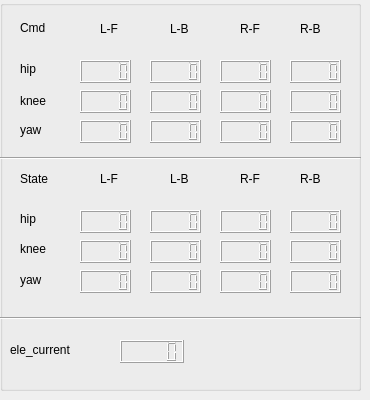
   <widget class="QWidget" name="tab_5">
    <attribute name="title">
     <string>Velocity</string>
    </attribute>
    <widget class="QGroupBox" name="groupBox_4">
     <property name="geometry">
      <rect>
       <x>0</x>
       <y>0</y>
       <width>361</width>
       <height>391</height>
      </rect>
     </property>
     <property name="title">
      <string/>
     </property>
     <widget class="QLabel" name="qlabel_lf_pos_3">
      <property name="geometry">
       <rect>
        <x>100</x>
        <y>20</y>
        <width>31</width>
        <height>17</height>
       </rect>
      </property>
      <property name="text">
       <string>L-F</string>
      </property>
     </widget>
     <widget class="QLabel" name="qlabel_lb_pos_3">
      <property name="geometry">
       <rect>
        <x>170</x>
        <y>20</y>
        <width>41</width>
        <height>17</height>
       </rect>
      </property>
      <property name="text">
       <string>L-B</string>
      </property>
     </widget>
     <widget class="QLabel" name="qlabel_rf_pos_3">
      <property name="geometry">
       <rect>
        <x>240</x>
        <y>20</y>
        <width>31</width>
        <height>17</height>
       </rect>
      </property>
      <property name="text">
       <string>R-F</string>
      </property>
     </widget>
     <widget class="QLabel" name="qlabel_rb_pos_3">
      <property name="geometry">
       <rect>
        <x>300</x>
        <y>20</y>
        <width>31</width>
        <height>17</height>
       </rect>
      </property>
      <property name="text">
       <string>R-B</string>
      </property>
     </widget>
     <widget class="QLabel" name="qlabel_lfh_pos_2">
      <property name="geometry">
       <rect>
        <x>20</x>
        <y>60</y>
        <width>31</width>
        <height>17</height>
       </rect>
      </property>
      <property name="text">
       <string>hip</string>
      </property>
     </widget>
     <widget class="QLabel" name="qlabel_rbh_pos_2">
      <property name="geometry">
       <rect>
        <x>20</x>
        <y>210</y>
        <width>31</width>
        <height>17</height>
       </rect>
      </property>
      <property name="text">
       <string>hip</string>
      </property>
     </widget>
     <widget class="QLabel" name="qlabel_lfk_pos_2">
      <property name="geometry">
       <rect>
        <x>20</x>
        <y>90</y>
        <width>41</width>
        <height>21</height>
       </rect>
      </property>
      <property name="text">
       <string>knee</string>
      </property>
     </widget>
     <widget class="QLabel" name="qlabel_rbk_pos_2">
      <property name="geometry">
       <rect>
        <x>20</x>
        <y>240</y>
        <width>41</width>
        <height>17</height>
       </rect>
      </property>
      <property name="text">
       <string>knee</string>
      </property>
     </widget>
     <widget class="QLabel" name="qlabel_motor_pos_2">
      <property name="geometry">
       <rect>
        <x>20</x>
        <y>20</y>
        <width>51</width>
        <height>16</height>
       </rect>
      </property>
      <property name="text">
       <string>Cmd</string>
      </property>
     </widget>
     <widget class="QLabel" name="qlabel_encorder_pos_2">
      <property name="geometry">
       <rect>
        <x>20</x>
        <y>170</y>
        <width>61</width>
        <height>17</height>
       </rect>
      </property>
      <property name="text">
       <string>State</string>
      </property>
     </widget>
     <widget class="QLCDNumber" name="lcdNumber_lfhm_pos_2">
      <property name="geometry">
       <rect>
        <x>80</x>
        <y>60</y>
        <width>51</width>
        <height>23</height>
       </rect>
      </property>
     </widget>
     <widget class="QLCDNumber" name="lcdNumber_lfkm_pos_2">
      <property name="geometry">
       <rect>
        <x>80</x>
        <y>90</y>
        <width>51</width>
        <height>23</height>
       </rect>
      </property>
     </widget>
     <widget class="QLCDNumber" name="lcdNumber_lbhm_pos_2">
      <property name="geometry">
       <rect>
        <x>150</x>
        <y>60</y>
        <width>51</width>
        <height>23</height>
       </rect>
      </property>
     </widget>
     <widget class="QLCDNumber" name="lcdNumber_lbkm_pos_2">
      <property name="geometry">
       <rect>
        <x>150</x>
        <y>90</y>
        <width>51</width>
        <height>23</height>
       </rect>
      </property>
     </widget>
     <widget class="QLCDNumber" name="lcdNumber_rfhm_pos_2">
      <property name="geometry">
       <rect>
        <x>220</x>
        <y>60</y>
        <width>51</width>
        <height>23</height>
       </rect>
      </property>
     </widget>
     <widget class="QLCDNumber" name="lcdNumber_rfkm_pos_2">
      <property name="geometry">
       <rect>
        <x>220</x>
        <y>90</y>
        <width>51</width>
        <height>23</height>
       </rect>
      </property>
     </widget>
     <widget class="QLCDNumber" name="lcdNumber_rbhm_pos_2">
      <property name="geometry">
       <rect>
        <x>290</x>
        <y>60</y>
        <width>51</width>
        <height>23</height>
       </rect>
      </property>
     </widget>
     <widget class="QLCDNumber" name="lcdNumber_rbkm_pos_2">
      <property name="geometry">
       <rect>
        <x>290</x>
        <y>90</y>
        <width>51</width>
        <height>23</height>
       </rect>
      </property>
     </widget>
     <widget class="QLCDNumber" name="lcdNumber_lfhe_pos_2">
      <property name="geometry">
       <rect>
        <x>80</x>
        <y>210</y>
        <width>51</width>
        <height>23</height>
       </rect>
      </property>
     </widget>
     <widget class="QLCDNumber" name="lcdNumber_lfke_pos_2">
      <property name="geometry">
       <rect>
        <x>80</x>
        <y>240</y>
        <width>51</width>
        <height>23</height>
       </rect>
      </property>
     </widget>
     <widget class="QLCDNumber" name="lcdNumber_lbhe_pos_2">
      <property name="geometry">
       <rect>
        <x>150</x>
        <y>210</y>
        <width>51</width>
        <height>23</height>
       </rect>
      </property>
     </widget>
     <widget class="QLCDNumber" name="lcdNumber_lbke_pos_2">
      <property name="geometry">
       <rect>
        <x>150</x>
        <y>240</y>
        <width>51</width>
        <height>23</height>
       </rect>
      </property>
     </widget>
     <widget class="QLCDNumber" name="lcdNumber_rfhe_pos_2">
      <property name="geometry">
       <rect>
        <x>220</x>
        <y>210</y>
        <width>51</width>
        <height>23</height>
       </rect>
      </property>
     </widget>
     <widget class="QLCDNumber" name="lcdNumber_rfke_pos_2">
      <property name="geometry">
       <rect>
        <x>220</x>
        <y>240</y>
        <width>51</width>
        <height>23</height>
       </rect>
      </property>
     </widget>
     <widget class="QLCDNumber" name="lcdNumber_rbhe_pos_2">
      <property name="geometry">
       <rect>
        <x>290</x>
        <y>210</y>
        <width>51</width>
        <height>23</height>
       </rect>
      </property>
     </widget>
     <widget class="QLCDNumber" name="lcdNumber_rbke_pos_2">
      <property name="geometry">
       <rect>
        <x>290</x>
        <y>240</y>
        <width>51</width>
        <height>23</height>
       </rect>
      </property>
     </widget>
     <widget class="QLabel" name="label_4">
      <property name="geometry">
       <rect>
        <x>20</x>
        <y>120</y>
        <width>31</width>
        <height>20</height>
       </rect>
      </property>
      <property name="text">
       <string>yaw</string>
      </property>
     </widget>
     <widget class="QLabel" name="label_5">
      <property name="geometry">
       <rect>
        <x>20</x>
        <y>270</y>
        <width>41</width>
        <height>20</height>
       </rect>
      </property>
      <property name="text">
       <string>yaw</string>
      </property>
     </widget>
     <widget class="QLabel" name="qlabel_lf_pos_4">
      <property name="geometry">
       <rect>
        <x>100</x>
        <y>170</y>
        <width>31</width>
        <height>17</height>
       </rect>
      </property>
      <property name="text">
       <string>L-F</string>
      </property>
     </widget>
     <widget class="QLabel" name="qlabel_lb_pos_4">
      <property name="geometry">
       <rect>
        <x>170</x>
        <y>170</y>
        <width>41</width>
        <height>17</height>
       </rect>
      </property>
      <property name="text">
       <string>L-B</string>
      </property>
     </widget>
     <widget class="QLabel" name="qlabel_rf_pos_4">
      <property name="geometry">
       <rect>
        <x>240</x>
        <y>170</y>
        <width>31</width>
        <height>17</height>
       </rect>
      </property>
      <property name="text">
       <string>R-F</string>
      </property>
     </widget>
     <widget class="QLCDNumber" name="lcdNumber_lfym_pos_2">
      <property name="geometry">
       <rect>
        <x>80</x>
        <y>120</y>
        <width>51</width>
        <height>23</height>
       </rect>
      </property>
     </widget>
     <widget class="QLCDNumber" name="lcdNumber_lbym_pos_2">
      <property name="geometry">
       <rect>
        <x>150</x>
        <y>120</y>
        <width>51</width>
        <height>23</height>
       </rect>
      </property>
     </widget>
     <widget class="QLCDNumber" name="lcdNumber_rfym_pos_2">
      <property name="geometry">
       <rect>
        <x>220</x>
        <y>120</y>
        <width>51</width>
        <height>23</height>
       </rect>
      </property>
     </widget>
     <widget class="QLCDNumber" name="lcdNumber_rbym_pos_2">
      <property name="geometry">
       <rect>
        <x>290</x>
        <y>120</y>
        <width>51</width>
        <height>23</height>
       </rect>
      </property>
     </widget>
     <widget class="QLabel" name="qlabel_rb_pos_4">
      <property name="geometry">
       <rect>
        <x>300</x>
        <y>170</y>
        <width>31</width>
        <height>17</height>
       </rect>
      </property>
      <property name="text">
       <string>R-B</string>
      </property>
     </widget>
     <widget class="QLCDNumber" name="lcdNumber_lfye_pos_2">
      <property name="geometry">
       <rect>
        <x>80</x>
        <y>270</y>
        <width>51</width>
        <height>23</height>
       </rect>
      </property>
     </widget>
     <widget class="QLCDNumber" name="lcdNumber_lbye_pos_2">
      <property name="geometry">
       <rect>
        <x>150</x>
        <y>270</y>
        <width>51</width>
        <height>23</height>
       </rect>
      </property>
     </widget>
     <widget class="QLCDNumber" name="lcdNumber_rfye_pos_2">
      <property name="geometry">
       <rect>
        <x>220</x>
        <y>270</y>
        <width>51</width>
        <height>23</height>
       </rect>
      </property>
     </widget>
     <widget class="QLCDNumber" name="lcdNumber_rbye_pos_2">
      <property name="geometry">
       <rect>
        <x>290</x>
        <y>270</y>
        <width>51</width>
        <height>23</height>
       </rect>
      </property>
     </widget>
     <widget class="Line" name="line_3">
      <property name="geometry">
       <rect>
        <x>0</x>
        <y>150</y>
        <width>361</width>
        <height>16</height>
       </rect>
      </property>
      <property name="orientation">
       <enum>Qt::Horizontal</enum>
      </property>
     </widget>
     <widget class="Line" name="line_4">
      <property name="geometry">
       <rect>
        <x>0</x>
        <y>310</y>
        <width>361</width>
        <height>16</height>
       </rect>
      </property>
      <property name="orientation">
       <enum>Qt::Horizontal</enum>
      </property>
     </widget>
     <widget class="QLabel" name="label_6">
      <property name="geometry">
       <rect>
        <x>10</x>
        <y>340</y>
        <width>101</width>
        <height>20</height>
       </rect>
      </property>
      <property name="text">
       <string>ele_current</string>
      </property>
     </widget>
     <widget class="QLCDNumber" name="lcdNumber_cur_2">
      <property name="geometry">
       <rect>
        <x>120</x>
        <y>340</y>
        <width>64</width>
        <height>23</height>
       </rect>
      </property>
     </widget>
    </widget>
   </widget>
